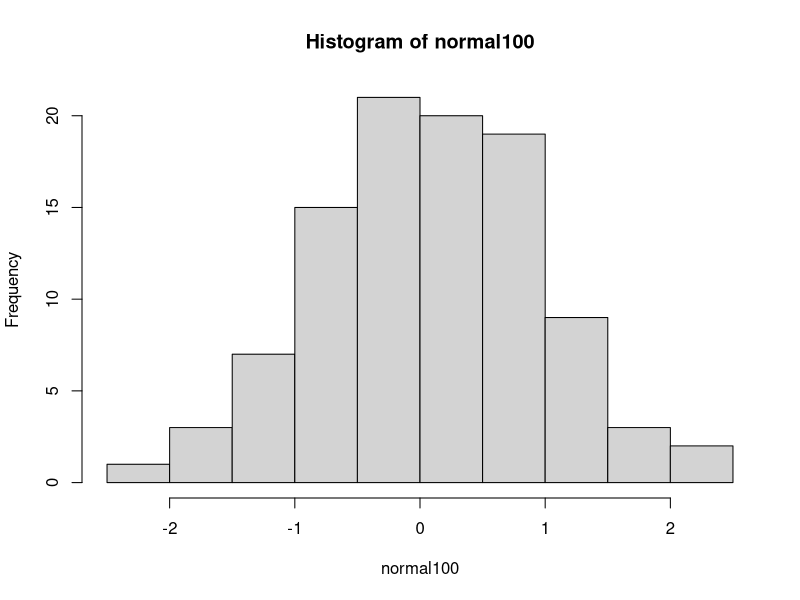
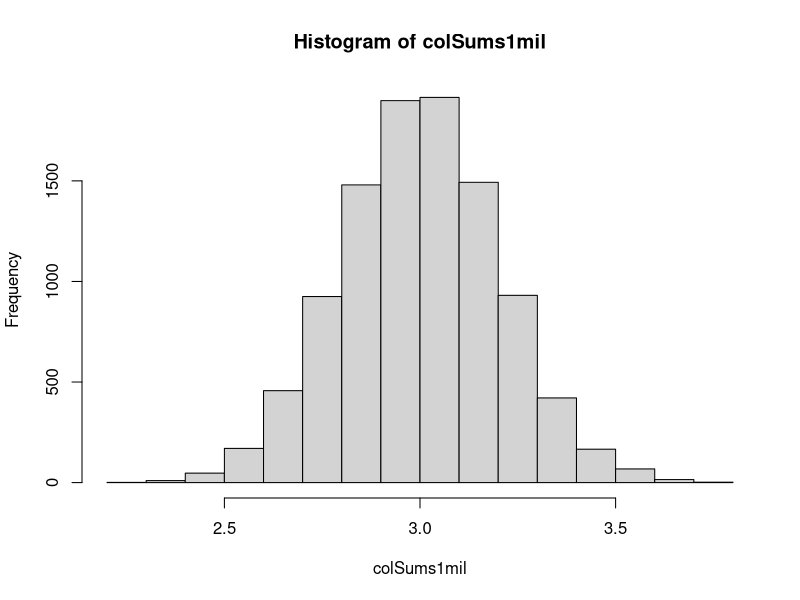

Reproduce these figures in R, in order.
## ---- chunk 1
set.seed(1) # Please don't remove this code!
## ---- chunk 2
rnorm(n = 5, mean = 10, sd = 3)
## ---- chunk 3
normal100 <- rnorm(n = 100)
mean100 <- mean(normal100)
sd100 <- sd(normal100)
## ---- chunk 4
# You'll want to type your response here.  Your response should look like:
# Of course, your answer should not be commented out.
## ---- chunk 5
hist(normal100)
## ---- chunk 6
normal10 <- rnorm(n = 10)
mean10 <- mean(normal10)
sd10 <- sd(normal10)

normal1000 <- rnorm(n = 1000)
mean1000 <- mean(normal1000)
sd1000 <- sd(normal1000)

normal10000 <- rnorm(n = 10000)
mean10000 <- mean(normal10000)
sd10000 <- sd(normal10000)

normal100000 <- rnorm(n = 100000)
mean100000 <- mean(normal100000)
sd100000 <- sd(normal100000)
## ---- chunk 7
sample_means <- c(mean10, mean100, mean1000, mean10000, mean100000)
lengthmeans <- length(sample_means)
## ---- chunk 8
normal1mil <- rnorm(n=1000000, mean=3, sd=2)
mean1mil <- mean(normal1mil)
sd1mil <- sd(normal1mil)
## ---- chunk 9
normalgreater3 <- normal1mil[normal1mil>3]
## ---- chunk 10
normal1mil_mat <-matrix(normal1mil, nrow= 100, ncol=10000)
## ---- chunk 11
mean1234 <- mean(normal1mil_mat[,1234])
## ---- chunk 12
colSums1mil <- colSums(normal1mil_mat)/100
## ---- chunk 13
hist(colSums1mil)
